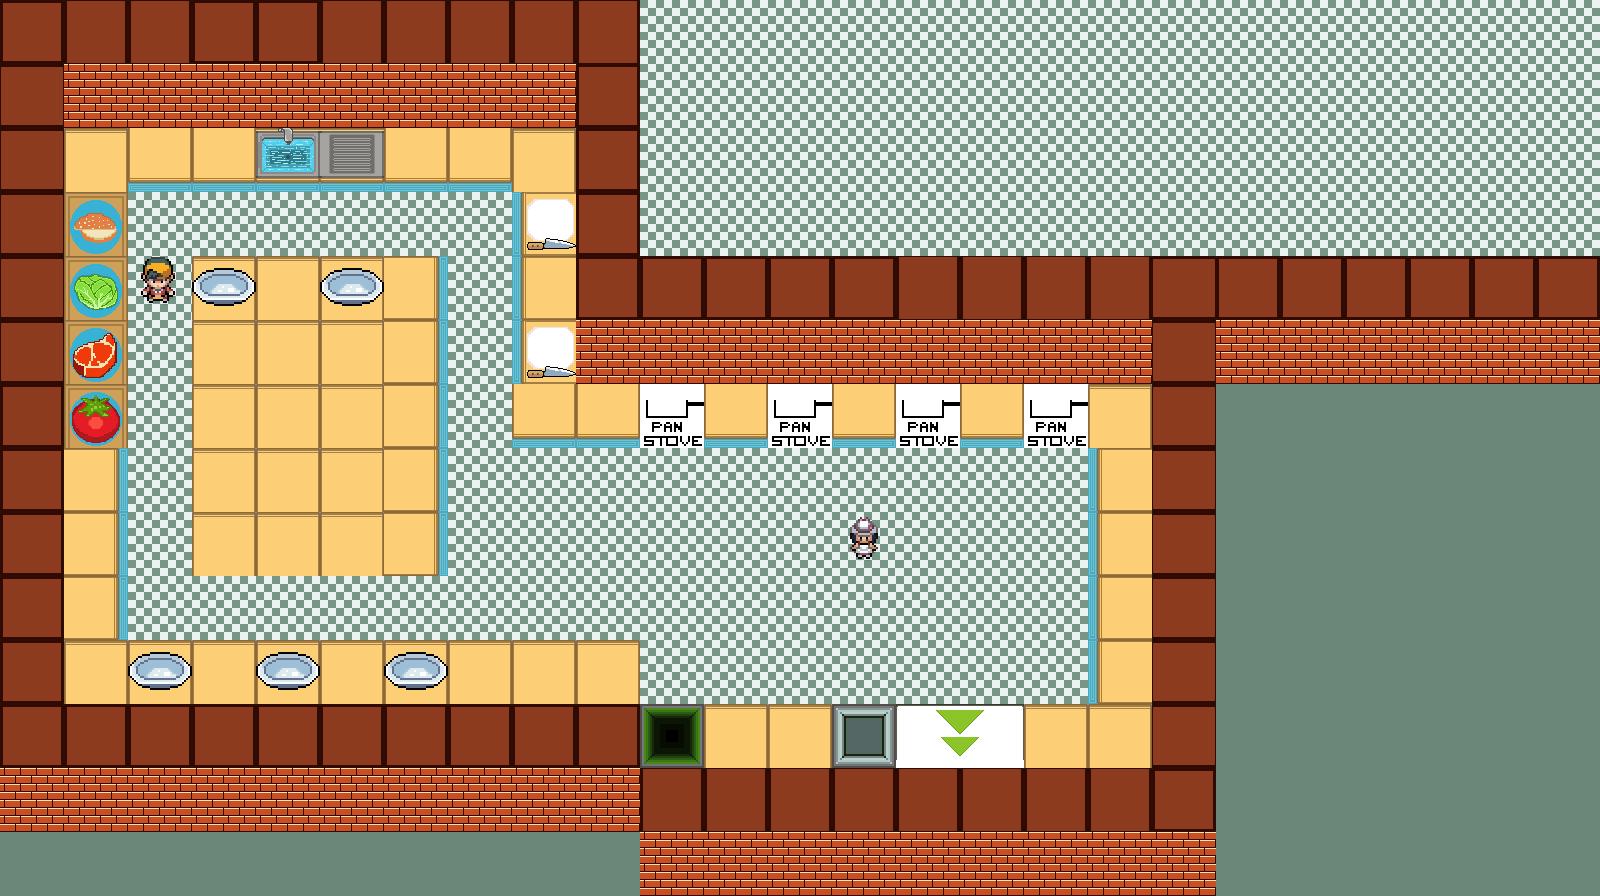

A level layout from a 2D game, rendered from its tile map. Below: a short description, then the map file with its tile-grid data intact:
An orthogonal 25x14 tile map with 64x64 px tiles, 1 tile layer (Tile Layer 1).

<map version="1.10" tiledversion="1.11.2" orientation="orthogonal" renderorder="right-down" width="25" height="14" tilewidth="64" tileheight="64" infinite="0" nextlayerid="2" nextobjectid="1">
 <editorsettings>
  <export target="level2.csv" format="csv" />
 </editorsettings>
 <tileset firstgid="1" source="prototype.tsx" />
 <layer id="1" name="Tile Layer 1" width="25" height="14">
  <data encoding="csv">
29,28,28,29,29,28,28,28,28,28,33,33,33,33,33,33,33,33,33,33,33,33,33,33,33,
30,2,2,2,2,2,2,2,2,29,33,33,33,33,33,33,33,33,33,33,33,33,33,33,33,
30,18,7,7,10,32,7,7,18,29,33,33,33,33,33,33,33,33,33,33,33,33,33,33,33,
30,3,33,33,33,33,33,33,24,29,33,33,33,33,33,33,33,33,33,33,33,33,33,33,33,
30,4,42,15,18,15,17,33,16,29,29,29,29,29,28,28,28,28,30,29,29,29,29,29,29,
30,5,33,18,18,18,17,33,24,2,2,2,2,2,2,2,2,2,30,2,2,2,2,2,2,
29,25,33,18,18,18,17,33,7,7,44,7,44,7,44,7,44,18,30,43,43,43,43,43,43,
29,17,33,18,18,18,17,33,33,33,33,33,33,33,33,33,33,16,30,43,43,43,43,43,43,
29,17,33,18,18,18,17,33,33,33,33,33,33,41,33,33,33,16,30,43,43,43,43,43,43,
29,17,33,33,33,33,33,33,33,33,33,33,33,33,33,33,33,16,30,43,43,43,43,43,43,
29,18,15,18,15,18,15,18,18,18,33,33,33,33,33,33,33,16,30,43,43,43,43,43,43,
29,29,29,29,29,29,29,29,29,29,9,18,18,45,27,26,18,18,30,43,43,43,43,43,43,
2,2,2,2,2,2,2,2,2,2,28,28,28,28,28,28,28,28,29,43,43,43,43,43,43,
43,43,43,43,43,43,43,43,43,43,2,2,2,2,2,2,2,2,2,43,43,43,43,43,43
</data>
 </layer>
</map>
